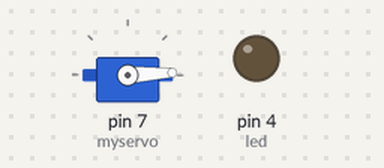
This sketch was run on a simulated Arduino Uno, built with avr-gcc and run on an emulated ATmega328P. Shown: servo, output pins drawn as LEDs (lit = HIGH). What the sketch prints to the serial monitor is not drawn.

Above: at 0.05 s.
At 0.9 s:
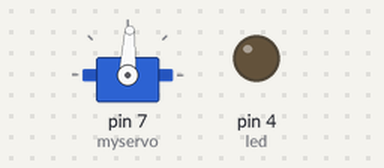
At 1.8 s:
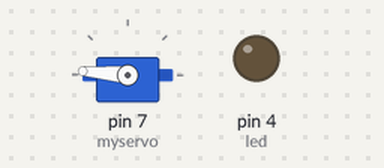
At 3.65 s:
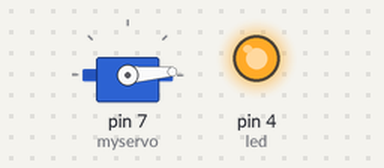
Timing chart, 0 to 8.5 s (numbered marks = the images above):
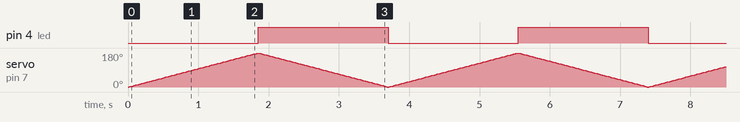

Measured:
- by itself, pin 4 (led): alternates HIGH for 1.8 s and LOW for 1.8 s

The sketch:

Servo_LED.ino
```cpp
// library servo
#include <Servo.h>

// deklarasi Servo
Servo myservo;

// deklarasi led
int led = 4;

// deklarasi variabel posisi motor
int pos = 0;

void setup() {
  pinMode(led, OUTPUT);
  // kaki pin servo digital
  myservo.attach(7);
  Serial.begin(9600);
}

void loop() {
  // goes from 0 degrees to 180 degrees
  for (pos = 0; pos <= 180; pos += 1) {// in steps of 1 degree
    digitalWrite(led, LOW);

    myservo.write(pos);              // tell servo to go to position in variable 'pos'

    Serial.print(pos);
    Serial.print("\n");

    delay(10);                       // tambah tinggi tambah lama sampek
  }

  // led nyala
  for (pos = 180; pos >= 0; pos -= 1) { // goes from 180 degrees to 0 degrees
    digitalWrite(led, HIGH);

    myservo.write(pos);              // tell servo to go to position in variable 'pos'

    Serial.print(pos);
    Serial.print("\n");

    delay(10);                       // tambah tinggi tambah lama sampek
  }
}
```
